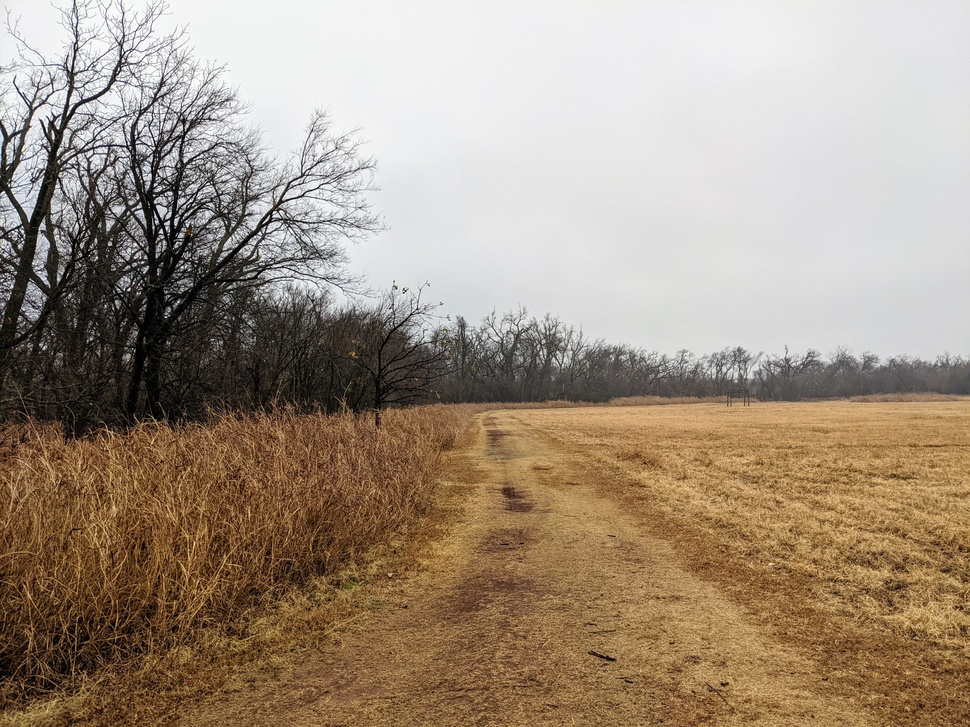
#> input picture A01/PXL_20201202_212501647.jpg, 970 x 727 px, shrunk from 4032 x 3024 before the run
$ python grayscale.py
#> lines starting #> are read from the running program, lines starting #| are printed output that depends on the picture
import numpy as np
import cv2

def show(img,wait=0,destroy=True):
    if img.min()<0 or img.max()>255:
        img=normalize(img)
    img=np.uint8(img)
    cv2.imshow("image",img)
    cv2.waitKey(wait)
    if destroy:
        cv2.destroyAllWindows()

def normalize(img):
    out=img*1.0
    out-=out.min()
    out/=out.max()
    out*=255.9999
    return np.uint8(out)

img=cv2.imread("PXL_20201202_212501647.jpg");
#> img is the input picture: shape (727, 970, 3); mean B, G, R 127.8, 145.1, 161.1
b = img[:, :, 0]
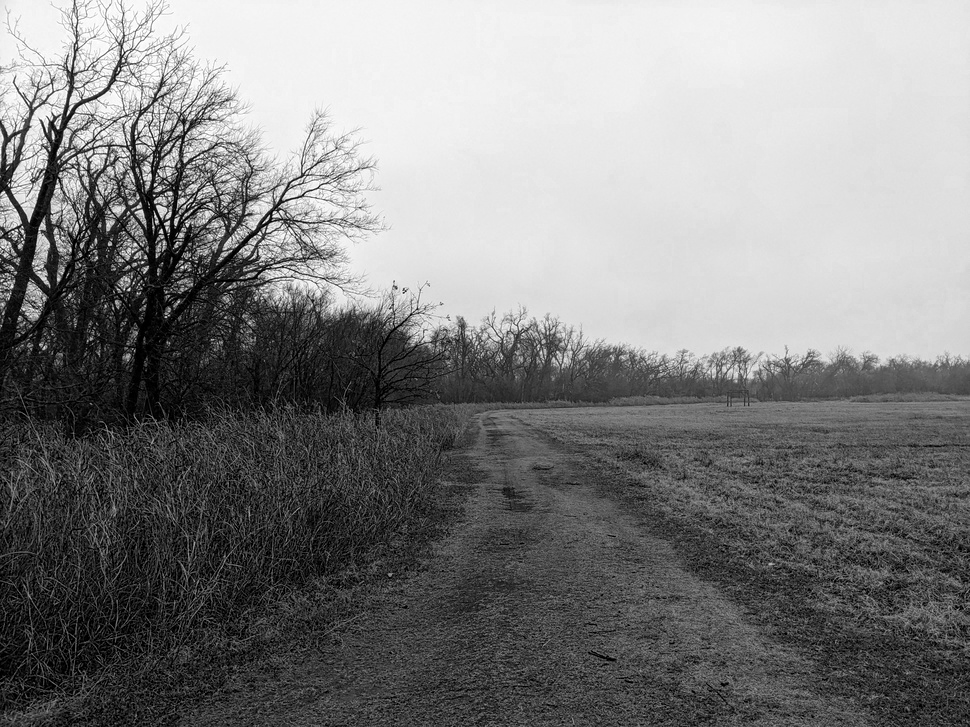
#> b: shape (727, 970); min 0, max 255, mean 127.8
g = img[:, :, 1]
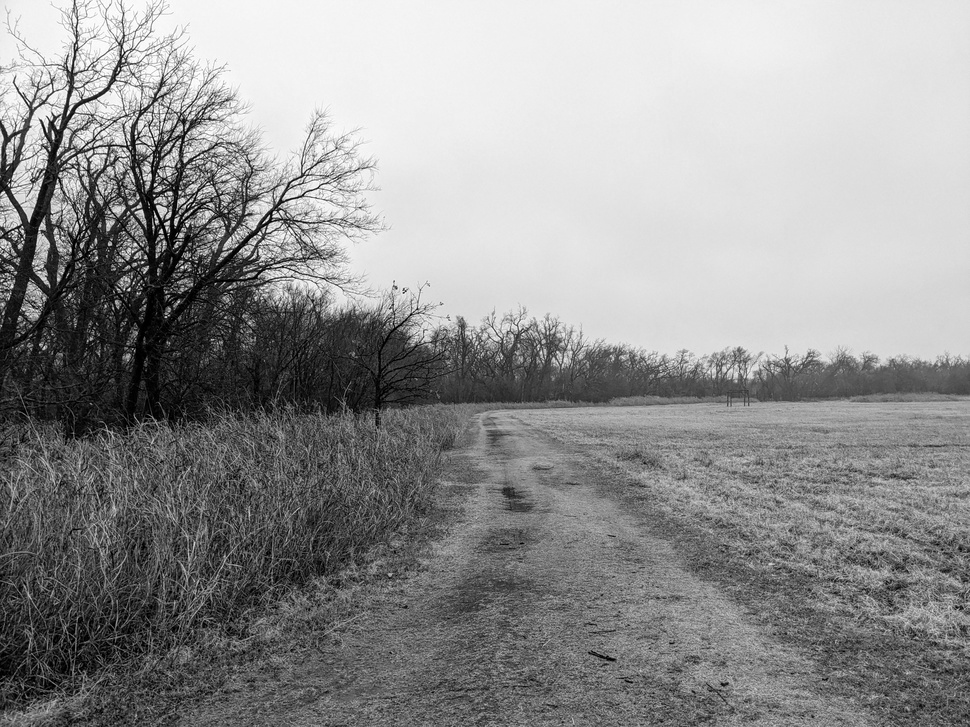
#> g: shape (727, 970); min 0, max 255, mean 145.1
r = img[:, :, 2]
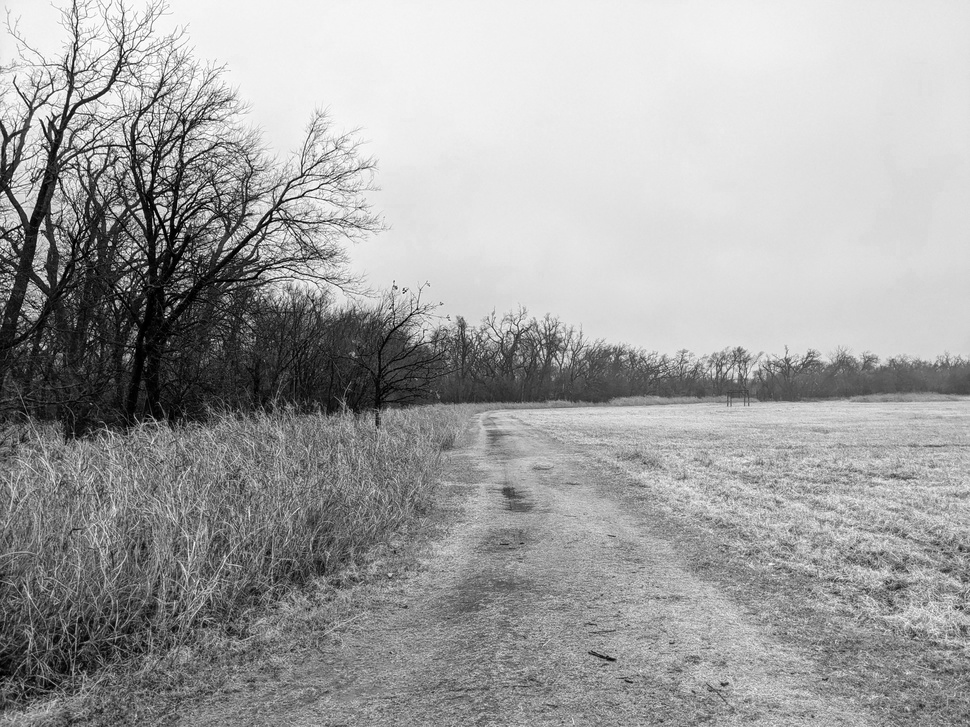
#> r: shape (727, 970); min 0, max 255, mean 161.1
grayscaleImg=0.2126*r+0.7152*g+0.0722*b
show(grayscaleImg)

$ run again, with A01/ouput.jpg copied over A01/PXL_20201202_212501647.jpg
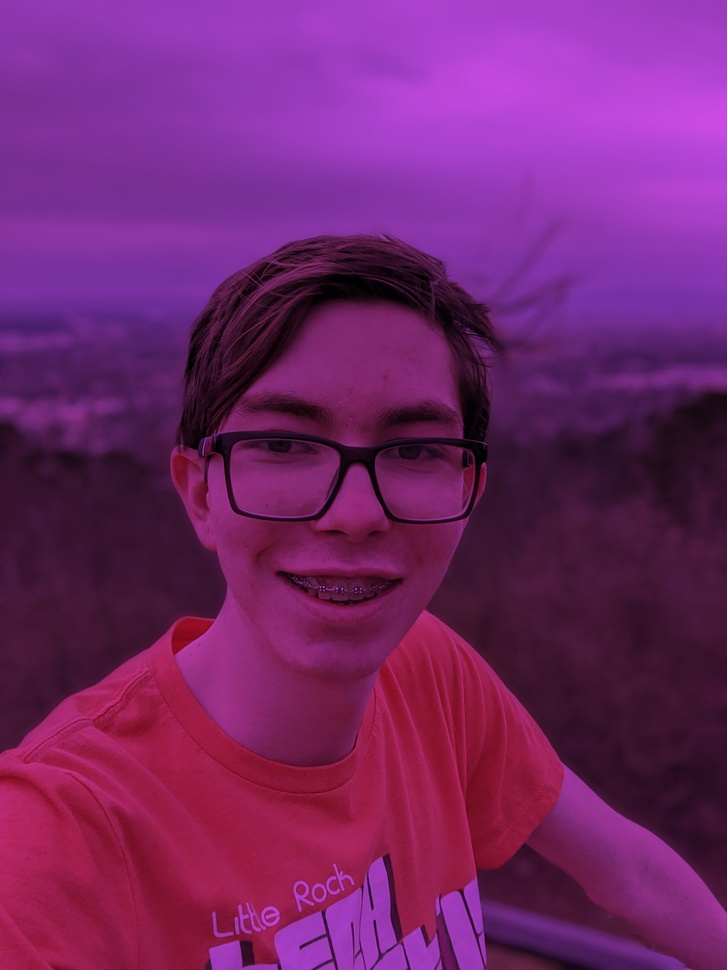
#> input picture A01/ouput.jpg, 727 x 970 px, shrunk from 2448 x 3264 before the run
#> img is the input picture: shape (970, 727, 3); mean B, G, R 105.5, 36, 115.4
#> `r = img[:, :, 2]`:
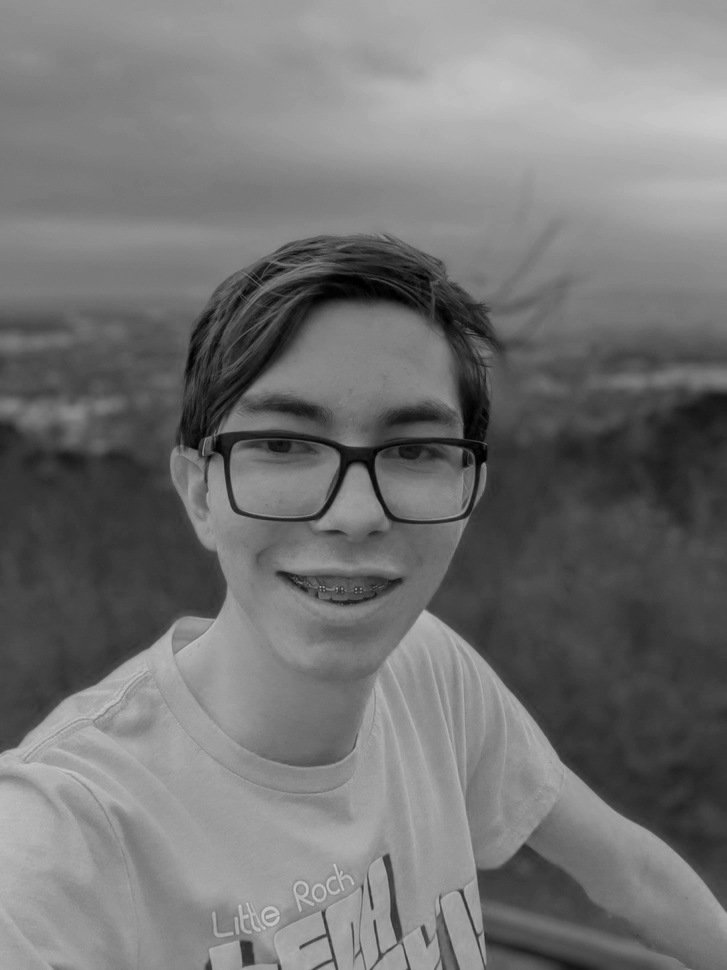
#> r: shape (970, 727); min 0, max 203, mean 115.4
#> `grayscaleImg=0.2126*r+0.7152*g+0.0722*b`:
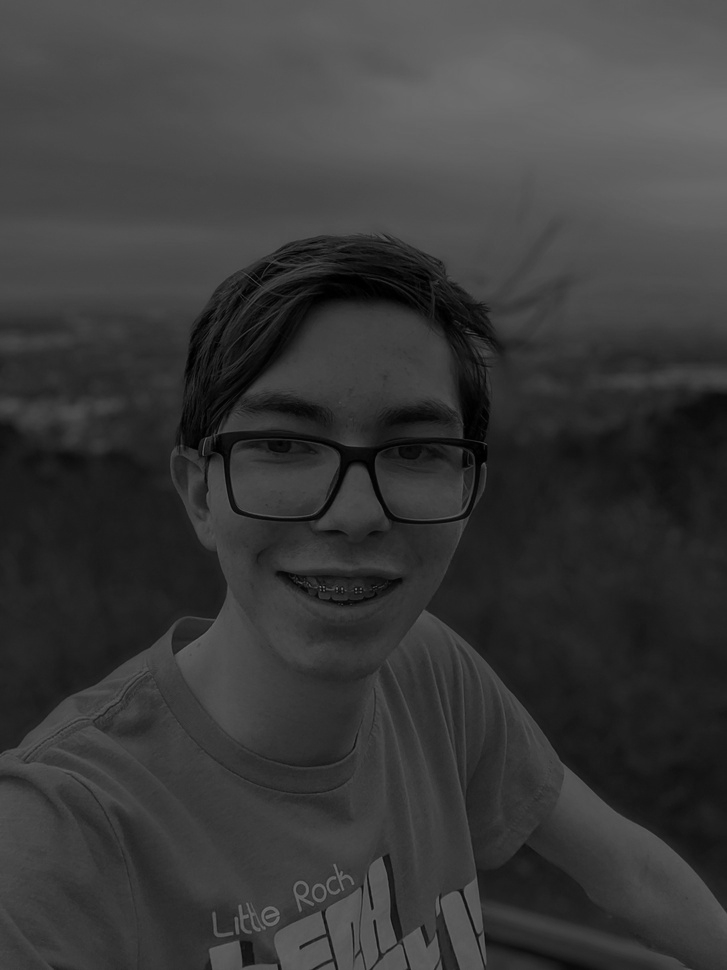
#> grayscaleImg: shape (970, 727) float64; min 0, max 115.1, mean 57.9
#> img: shape (970, 727)
